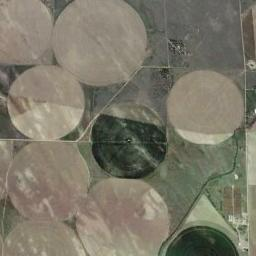
#> input picture Aerial_Landscapes/Agriculture/007.jpg, 256 x 256 px; its folder holds only this picture in this run
$ jupyter execute --allow-errors SIFT_SVM_Robust_Augmented_Visual.ipynb
#> lines starting #> are read from the running program, lines starting #| are printed output that depends on the picture
###  Dataset Setup
Scans the dataset folder to list all valid classes and assigns each class a unique index for labeling.

[cell 1]
import os

base_path = "./Aerial_Landscapes"

classes = sorted([
    d for d in os.listdir(base_path)
    if os.path.isdir(os.path.join(base_path, d)) and not d.startswith(".")
])

class_to_idx = {cls: idx for idx, cls in enumerate(classes)}

print("Number of categories:", len(classes))
print("Category Examples:", classes[:5])

### Library Imports
This section imports essential libraries such as OpenCV, NumPy, scikit-learn, and others. These are required for image loading, processing, SIFT extraction, clustering, classification, and visualization.

[cell 2]
import cv2
import numpy as np
from sklearn.cluster import KMeans
from sklearn.svm import SVC
from sklearn.metrics import accuracy_score, precision_score, recall_score, f1_score, classification_report, confusion_matrix
from sklearn.preprocessing import StandardScaler
from tqdm import tqdm
import matplotlib.pyplot as plt
import seaborn as sns

### Data Loading & Splitting
This block defines the function load_images_split() to load and split the dataset into 80% training and 20% testing images by iterating through class-labeled folders. Labels are assigned based on folder names.

[cell 3]
import random
def load_images_split(base_path):
#> called with base_path = './Aerial_Landscapes'
    train_images, test_images = [], []
    train_labels, test_labels = [], []
    for cls_name in sorted(os.listdir(base_path)):
        cls_folder = os.path.join(base_path, cls_name)
        if os.path.isdir(cls_folder):
            all_imgs = sorted([os.path.join(cls_folder, f) for f in os.listdir(cls_folder) if f.endswith('.jpg') or f.endswith('.png')])
            random.shuffle(all_imgs)
            n_total = len(all_imgs)
            n_train = int(0.8 * n_total)
            for path in all_imgs[:n_train]:
                img = cv2.imread(path)
                train_images.append(img)
                train_labels.append(class_to_idx[cls_name])
            for path in all_imgs[n_train:]:
                img = cv2.imread(path)
#> img is the input picture: shape (256, 256, 3); mean B, G, R 104.6, 120, 123.7
                test_images.append(img)
                test_labels.append(class_to_idx[cls_name])
    return train_images, train_labels, test_images, test_labels

[cell 4]
train_images, train_labels, test_images, test_labels = load_images_split(base_path)
#> train_images = []; train_labels = []; test_images = 2 items; test_labels = [0, 1]
print(f"Number of training images: {len(train_images)}, Number of test images: {len(test_images)}")
#| Number of training images: 0, Number of test images: 2

### SIFT Feature Extraction
Here, the function extract_sift_gray() is implemented to convert input images to grayscale and extract SIFT descriptors from them. The SIFT features are used as the foundation for constructing the Bag-of-Words (BoW) representation.

[cell 5]
def extract_sift_gray(images):
    sift = cv2.SIFT_create()
    all_descriptors = []
    for i, img in enumerate(images):
        gray = cv2.cvtColor(img, cv2.COLOR_BGR2GRAY)
        _, des = sift.detectAndCompute(gray, None)
        if des is not None:
            all_descriptors.append(des)
        else:
            print(f"Image {i} extraction failed")
            all_descriptors.append(np.array([]))
#> this loop made 0 passes
#> after the loop, all_descriptors = []
    return all_descriptors

[cell 6]
train_descriptors = extract_sift_gray(train_images)
#> train_descriptors = []
print("Training set grayscale SIFT feature extraction completed")

### Bag-of-Words Dictionary Creation
All extracted SIFT descriptors are combined and passed to a KMeans clustering algorithm to form a dictionary of 150 visual words. This dictionary is later used to convert each image into a histogram of word occurrences.

[cell 7]
NUM_CLUSTERS = 150
print("Training the BoW dictionary...")
#> (the rest of this cell did not finish here and is left out)

[cell 8]
# [10 lines left out: function build_bow_features, not called in this run]

#> (a cell that did not finish here is left out)

[cell 10]
print("Extract test set features...")
test_descriptors = extract_sift_gray(test_images)
#> the loop in extract_sift_gray (call 2), `for i, img in enumerate(images):` made 2 passes
#> pass 1, in extract_sift_gray (call 2), `gray = cv2.cvtColor(img, cv2.COLOR_BGR2GRAY)`:
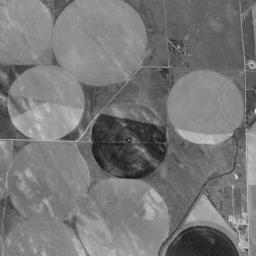
#> gray: shape (256, 256); min 18, max 238, mean 119.4
#> pass 2, in extract_sift_gray (call 2), `gray = cv2.cvtColor(img, cv2.COLOR_BGR2GRAY)`:
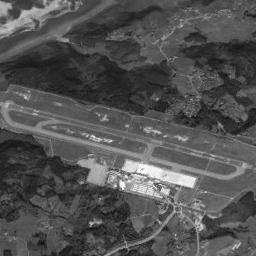
#> gray: shape (256, 256); min 9, max 254, mean 82.1
#> after the loop in extract_sift_gray (call 2), `for i, img in enumerate(images):`: all_descriptors = 2 items
#> test_descriptors = 2 items
#> (the rest of this cell did not finish here and is left out)
